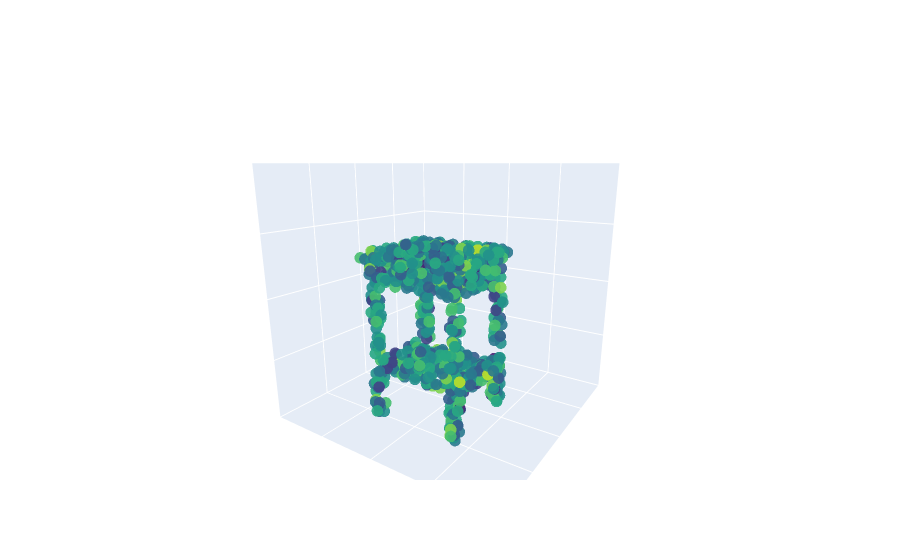

Notebook code for this chart:
### Code cell
import plotly.graph_objects as go

def NormalizeData(data):
    return (data - np.min(data)) / ((np.max(data) - np.min(data)) + 0.00000000001)

fig = go.Figure(data=[go.Scatter3d(
    x=img[0],
    y=img[1],
    z=img[2],
    mode='markers',
    marker=dict(
        size=4,
        color=NormalizeData(np.abs(data[model][n, 1, :, :])).flatten(),                # set color to an array/list of desired values
        colorscale='Viridis',   # choose a colorscale
        opacity=0.9
    )
)])

fig.update_scenes(
    xaxis_showticklabels=False,
    yaxis_showticklabels=False,
    zaxis_showticklabels=False,
    xaxis_title=" ",
    yaxis_title=" ",
    zaxis_title="",
    aspectmode="cube",
    camera=dict(eye=dict(x=1.5, y=1., z=0.5))
)

# tight layout
fig.update_layout(
    scene = dict(
        xaxis = dict(range=[-1,1],),
                     yaxis = dict(range=[-1,1],),
                     zaxis = dict(range=[-1,1],),),)
fig.show()

### Figure 1 — Plotly figure (JSON) as saved in the notebook; plotly's stock layout.template omitted (floating-point values rounded to 4 significant figures; data arrays with more than 128 entries replaced by an {"elided": "..."} marker saying what was removed)
{"data": [{"marker": {"color": {"elided": "3072 float values"}, "colorscale": [[0, "#440154"], [0.1111, "#482878"], [0.2222, "#3e4989"], [0.3333, "#31688e"], [0.4444, "#26828e"], [0.5556, "#1f9e89"], [0.6667, "#35b779"], [0.7778, "#6ece58"], [0.8889, "#b5de2b"], [1, "#fde725"]], "opacity": 0.9, "size": 4}, "mode": "markers", "type": "scatter3d", "x": {"elided": "1024 float values"}, "y": {"elided": "1024 float values"}, "z": {"elided": "1024 float values"}}], "layout": {"scene": {"aspectmode": "cube", "camera": {"eye": {"x": 1.5, "y": 1, "z": 0.5}}, "xaxis": {"range": [-1, 1], "showticklabels": false, "title": {"text": " "}}, "yaxis": {"range": [-1, 1], "showticklabels": false, "title": {"text": " "}}, "zaxis": {"range": [-1, 1], "showticklabels": false, "title": {"text": ""}}}}}
